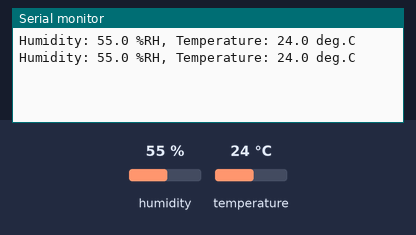
Bench run of a sketch on a simulated Arduino Uno, built for the host (arithmetic inside an expression is 32-bit, double 64-bit). Shown: the last lines printed to the serial monitor. Wiring (inferred from the names in the program): SHT3x sensor at I2C address 0x44. Inputs (shaded band) come from the test bench; at power-on: humidity 55 %, temperature 24 °C.

Above: at 2.8 s.
2.9 s: humidity set to 22 %
At 3.7 s:
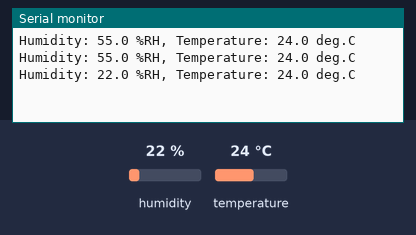
4.4 s: temperature set to 12 °C
At 5.7 s:
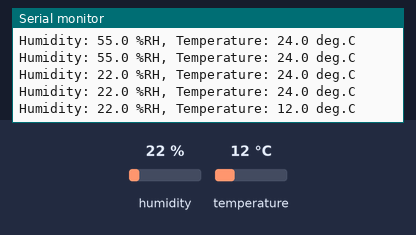
5.9 s: humidity set to 40 %
At 6.9 s:
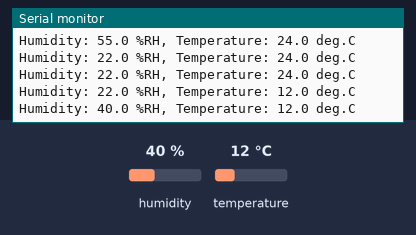
Timing chart, 0 to 8.9 s (numbered marks = the images above; inputs shaded):
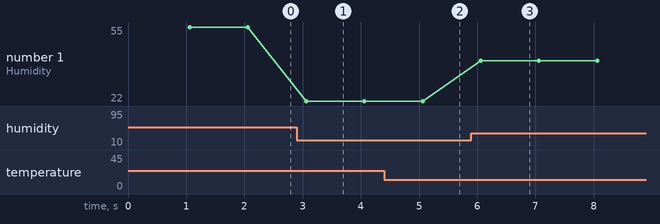

Measured:
- after the input at 2.9 s, the serial monitor: prints a new line after 0.16 s (image 1)
- after the input at 4.4 s, the serial monitor: prints a new line after 0.66 s (image 2)
- after the input at 5.9 s, the serial monitor: prints a new line after 0.16 s (image 3)
- plotted number 1: 55 → 22 after the input at 2.9 s, 22 → 40 after the input at 5.9 s

The sketch:

stm32_l432kc_i2c_sht3x.ino
```cpp
////////////////////////////////////////////////////////////////////////////
// Demo STM32 Core Support for Arduino:
//  - SHT3x-DIS (I2C) Light Sensor Interfacing Using I2C
//  - Tested with Nucleo L432KC Board
// Author: Rawat S.
// Date: 2017-12-29
////////////////////////////////////////////////////////////////////////////
// Sensirion SHT30-DIS Sensor Modules (SHT30 / SHT31 / SHT35)
//  - I2C, 16 bit data, VCC 2.4V to 5.5V, -40 to 125 °C, 0..100% RH
//  - SHT30-DIS-B +/-0.3 deg.C, +/-3.0 %RH
//  - SHT31-DIS-B +/-0.3 deg.C, +/-2.0 %RH
//  - SHT35-DIS-B +/-0.2 deg.C, +/-1.5 %RH
////////////////////////////////////////////////////////////////////////////

#include <Wire.h>
// see: https://github.com/stm32duino/Arduino_Core_STM32/tree/master/libraries/Wire

#define SHT3x_I2C_ADDR         0x44  // SHT3x-DIS (I2C)
#define SHT3x_SOFT_RESET       0x30A2
// single shot mode, no clock stretching
#define SHT3x_ACCURACY_HIGH    0x2C06
#define SHT3x_ACCURACY_MEDIUM  0x2C0D
#define SHT3x_ACCURACY_LOW     0x2C10

#define SCL_PIN      PB6   // PB_6 or D5 pin
#define SDA_PIN      PB7   // PB_7 or D4 pin

TwoWire i2c( SDA_PIN, SCL_PIN );

char sbuf[64];
uint32_t ts;
float temp, humid;
uint8_t data[6];

// CRC-8, Polynomial: 0x31  x^8 + x^5 + x^4 + 1, Initial value = 0xff
uint8_t CRC8( uint8_t data[], uint8_t len ) {
  uint8_t crc = 0xFF;
  for ( uint8_t i=0; i < len; i++ ) {
    crc ^= data[i];
    for ( uint8_t j=0; j < 8; j++ ) {
      crc = crc & 0x80 ? (crc << 1) ^ 0x31 : crc << 1;
    }
  }
  return crc;
}

void sht3x_init() {
  // Start I2C Transmission
  i2c.beginTransmission( SHT3x_I2C_ADDR );
  // Send soft reset command
  i2c.write( (SHT3x_SOFT_RESET >> 8) & 0xff );
  i2c.write( SHT3x_SOFT_RESET & 0xff );
  i2c.endTransmission();  // Stop I2C transmission
  delay(10);
  i2c.beginTransmission( SHT3x_I2C_ADDR );
  // Send soft reset command
  i2c.write( (SHT3x_ACCURACY_HIGH >> 8) & 0xff );
  i2c.write( SHT3x_ACCURACY_HIGH & 0xff );
  i2c.endTransmission();  // Stop I2C transmission
}

bool sht3x_read_sensor() {
  // Start I2C Transmission
  i2c.beginTransmission( SHT3x_I2C_ADDR );
  // Send measurement command
  i2c.write( (SHT3x_ACCURACY_HIGH >> 8) & 0xff );
  i2c.write( SHT3x_ACCURACY_HIGH & 0xff );
  i2c.endTransmission();  // Stop I2C transmission
  delay(50); // note: measurement time is about 15 msec
  // Request 6 bytes of data
  i2c.requestFrom( SHT3x_I2C_ADDR, 6 ); // request 6 bytes
  if ( i2c.available() == 6 ) {
    data[0] = i2c.read(); // temperature Celsius (MSB: high byte)
    data[1] = i2c.read(); // temperature Celsius (LSB: low byte)
    data[2] = i2c.read(); // temperature Celsius CRC
    data[3] = i2c.read(); // relative humidty (%RH) (MSB: high byte)
    data[4] = i2c.read(); // relative humidty (%RH) (LSB: low byte)
    data[5] = i2c.read(); // relative humidty CRC
  } else {
    return false;
  }
  // check CRC for both values
  if ( CRC8(data,2)==data[2] && CRC8(data+3,2)==data[5] ) {
    uint16_t value;
    value = (data[0] << 8) + data[1];
    temp  = ((value * 175.0) / 65535) - 45; // temperature in Celsius.
    value = (data[3] << 8) + data[4];
    humid = ((value * 100.0) / 65535); // relative humidity
    return true;
  }
  return false;
}

void setup() {
  Serial.begin( 115200 );  // set serial baudrate to 115200
  i2c.begin( );            // start the I2C bus
  i2c.setClock( 400000 );  // set I2C clock frequency to 400kHz
  sht3x_init();            // initalize the SHT3x-DIS
  ts = millis();
}

void loop() {
  if ( millis() - ts >= 1000 ) { // read sensor every 1000 msec
    String str;
    ts += 1000;
    if ( sht3x_read_sensor() ) {
      str = "";
      dtostrf( humid, 3, 1, sbuf );
      str += "Humidity: ";
      str += sbuf;
      str += " %RH, ";
      dtostrf( temp, 3, 1, sbuf );
      str += "Temperature: ";
      str += sbuf;
      str += " deg.C";
      Serial.println( str.c_str() );
    }
    else {
      Serial.println( "Sensor reading  failed..." );
    }
  }
}
///////////////////////////////////////////////////////////////////////////
```
